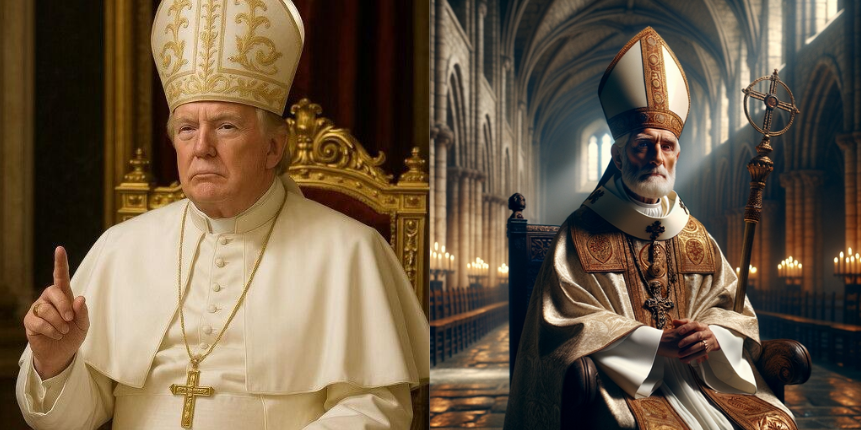
#> input picture image.png, 861 x 430 px
$ python downsample_preprocess.py --input_folder .. --output_folder out
#> lines starting #> are read from the running program, lines starting #| are printed output that depends on the picture
import os
import cv2
import argparse

def main(input_folder, output_folder):
#> called with input_folder = '..', output_folder = 'out'
    if not os.path.exists(output_folder):
        os.makedirs(output_folder)

    for filename in os.listdir(input_folder):
        if filename.lower().endswith(('.png', '.jpg', '.jpeg', '.webp')):
            img_path = os.path.join(input_folder, filename)
            img = cv2.imread(img_path)
#> img is the input picture: shape (430, 861, 3); mean B, G, R 71.1, 92.1, 109.3

            if img is not None:
                resized_img = cv2.resize(
                    img, (512, 512), interpolation=cv2.INTER_AREA
                )
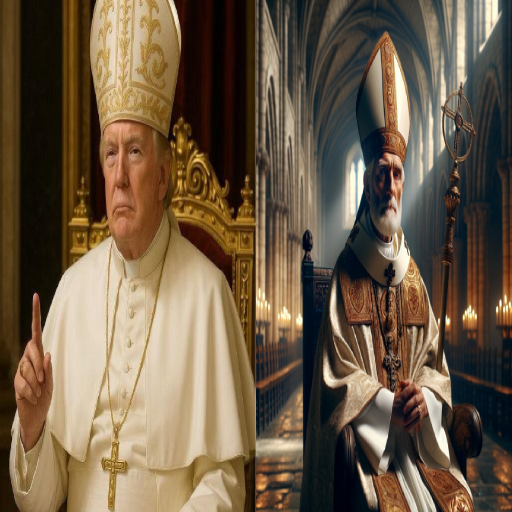
#> resized_img: shape (512, 512, 3); mean B, G, R 71, 92, 109.3

                cv2.imwrite(os.path.join(output_folder, filename), resized_img)


if __name__ == "__main__":
    parser = argparse.ArgumentParser(description="resize to 512x512")
    parser.add_argument(
        "--input_folder",
        type=str,
        required=True,
        help="Path to input image folder"
    )
    parser.add_argument(
        "--output_folder",
        type=str,
        required=True,
        help="Path to output image folder"
    )

    args = parser.parse_args()
    main(args.input_folder, args.output_folder)
